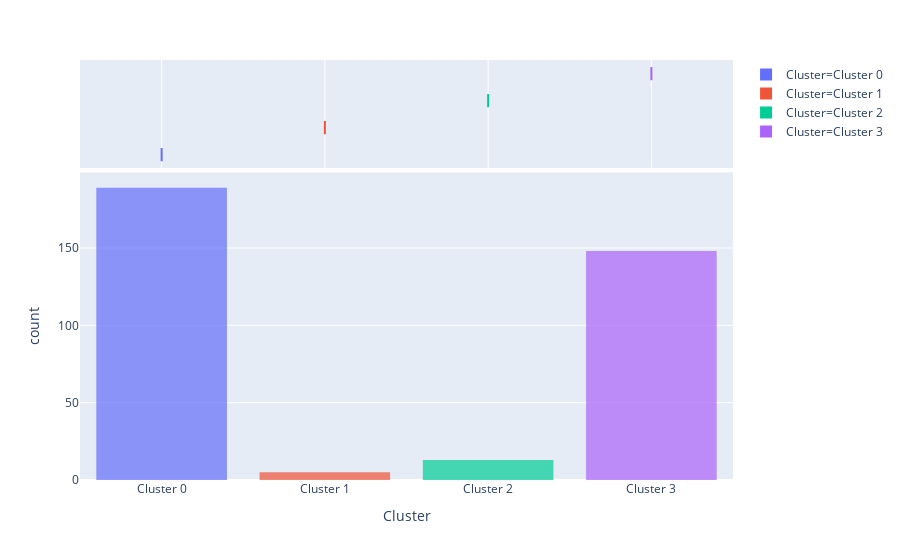

Source (notebook cell):
### Code cell
plot_model(kmeans, plot = 'distribution')

### Figure 1 — Plotly figure (JSON) as saved in the notebook; plotly's stock layout.template omitted (floating-point values rounded to 4 significant figures; data arrays with more than 128 entries replaced by an {"elided": "..."} marker saying what was removed)
{"data": [{"alignmentgroup": "True", "bingroup": "x", "hoverlabel": {"namelength": 0}, "hovertemplate": "Cluster=%{x}<br>count=%{y}", "legendgroup": "Cluster=Cluster 0", "marker": {"color": "#636efa", "opacity": 0.7}, "name": "Cluster=Cluster 0", "offsetgroup": "Cluster=Cluster 0", "orientation": "v", "showlegend": true, "type": "histogram", "x": {"elided": "189 str values"}, "xaxis": "x", "yaxis": "y"}, {"alignmentgroup": "True", "customdata": {"elided": "189x47 mixed values"}, "hoverlabel": {"namelength": 0}, "hovertemplate": "Cluster=%{customdata[46]}<br>malignant=%{customdata[0]}<br>bilateral=%{customdata[1]}<br>age=%{customdata[2]}<br>month=%{customdata[3]}<br>height(cm)=%{customdata[4]}<br>weight(kg)=%{customdata[5]}<br>BMI(kg/m?)=%{customdata[6]}<br>diabetes mellitus history=%{customdata[7]}<br>hypertension history =%{customdata[8]}<br>surgical history=%{customdata[9]}<br>smoking history=%{customdata[10]}<br>family history1=%{customdata[11]}<br>family history2=%{customdata[12]}<br>age at menarche=%{customdata[13]}<br>menstrual period=%{customdata[14]}<br>menopause=%{customdata[15]}<br>menstrual regularity=%{customdata[16]}<br>miscarriage history=%{customdata[17]}<br>pregnancy history=%{customdata[18]}<br>childbearing history=%{customdata[19]}<br>nature of  discharge=%{customdata[20]}<br>change of discharge property=%{customdata[21]}<br>discharge aperture=%{customdata[22]}<br>intraductal lesions=%{customdata[23]}<br>position=%{customdata[24]}<br>distance from nipple=%{customdata[25]}<br>shape=%{customdata[26]}<br>surface=%{customdata[27]}<br>status=%{customdata[28]}<br>quantity=%{customdata[29]}<br>distribution=%{customdata[30]}<br>nipple retraction=%{customdata[31]}<br>ductoscopy appearance=%{customdata[32]}<br>duct ectasia =%{customdata[33]}<br>number of intraductal lesions=%{customdata[34]}<br>number of cystic (anechoic) mass=%{customdata[35]}<br>number of masses=%{customdata[36]}<br>size(cm)=%{customdata[37]}<br>position.1=%{customdata[38]}<br>distance from the nipple=%{customdata[39]}<br>shape2=%{customdata[40]}<br>boundary=%{customdata[41]}<br>blood flow signal1=%{customdata[42]}<br>blood flow signal2=%{customdata[43]}<br>calcification=%{customdata[44]}<br>BI-RADS=%{customdata[45]}", "legendgroup": "Cluster=Cluster 0", "marker": {"color": "#636efa"}, "name": "Cluster=Cluster 0", "notched": true, "offsetgroup": "Cluster=Cluster 0", "showlegend": false, "type": "box", "x": {"elided": "189 str values"}, "xaxis": "x2", "yaxis": "y2"}, {"alignmentgroup": "True", "bingroup": "x", "hoverlabel": {"namelength": 0}, "hovertemplate": "Cluster=%{x}<br>count=%{y}", "legendgroup": "Cluster=Cluster 1", "marker": {"color": "#EF553B", "opacity": 0.7}, "name": "Cluster=Cluster 1", "offsetgroup": "Cluster=Cluster 1", "orientation": "v", "showlegend": true, "type": "histogram", "x": ["Cluster 1", "Cluster 1", "Cluster 1", "Cluster 1", "Cluster 1"], "xaxis": "x", "yaxis": "y"}, {"alignmentgroup": "True", "customdata": {"elided": "5x47 mixed values"}, "hoverlabel": {"namelength": 0}, "hovertemplate": "Cluster=%{customdata[46]}<br>malignant=%{customdata[0]}<br>bilateral=%{customdata[1]}<br>age=%{customdata[2]}<br>month=%{customdata[3]}<br>height(cm)=%{customdata[4]}<br>weight(kg)=%{customdata[5]}<br>BMI(kg/m?)=%{customdata[6]}<br>diabetes mellitus history=%{customdata[7]}<br>hypertension history =%{customdata[8]}<br>surgical history=%{customdata[9]}<br>smoking history=%{customdata[10]}<br>family history1=%{customdata[11]}<br>family history2=%{customdata[12]}<br>age at menarche=%{customdata[13]}<br>menstrual period=%{customdata[14]}<br>menopause=%{customdata[15]}<br>menstrual regularity=%{customdata[16]}<br>miscarriage history=%{customdata[17]}<br>pregnancy history=%{customdata[18]}<br>childbearing history=%{customdata[19]}<br>nature of  discharge=%{customdata[20]}<br>change of discharge property=%{customdata[21]}<br>discharge aperture=%{customdata[22]}<br>intraductal lesions=%{customdata[23]}<br>position=%{customdata[24]}<br>distance from nipple=%{customdata[25]}<br>shape=%{customdata[26]}<br>surface=%{customdata[27]}<br>status=%{customdata[28]}<br>quantity=%{customdata[29]}<br>distribution=%{customdata[30]}<br>nipple retraction=%{customdata[31]}<br>ductoscopy appearance=%{customdata[32]}<br>duct ectasia =%{customdata[33]}<br>number of intraductal lesions=%{customdata[34]}<br>number of cystic (anechoic) mass=%{customdata[35]}<br>number of masses=%{customdata[36]}<br>size(cm)=%{customdata[37]}<br>position.1=%{customdata[38]}<br>distance from the nipple=%{customdata[39]}<br>shape2=%{customdata[40]}<br>boundary=%{customdata[41]}<br>blood flow signal1=%{customdata[42]}<br>blood flow signal2=%{customdata[43]}<br>calcification=%{customdata[44]}<br>BI-RADS=%{customdata[45]}", "legendgroup": "Cluster=Cluster 1", "marker": {"color": "#EF553B"}, "name": "Cluster=Cluster 1", "notched": true, "offsetgroup": "Cluster=Cluster 1", "showlegend": false, "type": "box", "x": ["Cluster 1", "Cluster 1", "Cluster 1", "Cluster 1", "Cluster 1"], "xaxis": "x2", "yaxis": "y2"}, {"alignmentgroup": "True", "bingroup": "x", "hoverlabel": {"namelength": 0}, "hovertemplate": "Cluster=%{x}<br>count=%{y}", "legendgroup": "Cluster=Cluster 2", "marker": {"color": "#00cc96", "opacity": 0.7}, "name": "Cluster=Cluster 2", "offsetgroup": "Cluster=Cluster 2", "orientation": "v", "showlegend": true, "type": "histogram", "x": ["Cluster 2", "Cluster 2", "Cluster 2", "Cluster 2", "Cluster 2", "Cluster 2", "Cluster 2", "Cluster 2", "Cluster 2", "Cluster 2", "Cluster 2", "Cluster 2", "Cluster 2"], "xaxis": "x", "yaxis": "y"}, {"alignmentgroup": "True", "customdata": {"elided": "13x47 mixed values"}, "hoverlabel": {"namelength": 0}, "hovertemplate": "Cluster=%{customdata[46]}<br>malignant=%{customdata[0]}<br>bilateral=%{customdata[1]}<br>age=%{customdata[2]}<br>month=%{customdata[3]}<br>height(cm)=%{customdata[4]}<br>weight(kg)=%{customdata[5]}<br>BMI(kg/m?)=%{customdata[6]}<br>diabetes mellitus history=%{customdata[7]}<br>hypertension history =%{customdata[8]}<br>surgical history=%{customdata[9]}<br>smoking history=%{customdata[10]}<br>family history1=%{customdata[11]}<br>family history2=%{customdata[12]}<br>age at menarche=%{customdata[13]}<br>menstrual period=%{customdata[14]}<br>menopause=%{customdata[15]}<br>menstrual regularity=%{customdata[16]}<br>miscarriage history=%{customdata[17]}<br>pregnancy history=%{customdata[18]}<br>childbearing history=%{customdata[19]}<br>nature of  discharge=%{customdata[20]}<br>change of discharge property=%{customdata[21]}<br>discharge aperture=%{customdata[22]}<br>intraductal lesions=%{customdata[23]}<br>position=%{customdata[24]}<br>distance from nipple=%{customdata[25]}<br>shape=%{customdata[26]}<br>surface=%{customdata[27]}<br>status=%{customdata[28]}<br>quantity=%{customdata[29]}<br>distribution=%{customdata[30]}<br>nipple retraction=%{customdata[31]}<br>ductoscopy appearance=%{customdata[32]}<br>duct ectasia =%{customdata[33]}<br>number of intraductal lesions=%{customdata[34]}<br>number of cystic (anechoic) mass=%{customdata[35]}<br>number of masses=%{customdata[36]}<br>size(cm)=%{customdata[37]}<br>position.1=%{customdata[38]}<br>distance from the nipple=%{customdata[39]}<br>shape2=%{customdata[40]}<br>boundary=%{customdata[41]}<br>blood flow signal1=%{customdata[42]}<br>blood flow signal2=%{customdata[43]}<br>calcification=%{customdata[44]}<br>BI-RADS=%{customdata[45]}", "legendgroup": "Cluster=Cluster 2", "marker": {"color": "#00cc96"}, "name": "Cluster=Cluster 2", "notched": true, "offsetgroup": "Cluster=Cluster 2", "showlegend": false, "type": "box", "x": ["Cluster 2", "Cluster 2", "Cluster 2", "Cluster 2", "Cluster 2", "Cluster 2", "Cluster 2", "Cluster 2", "Cluster 2", "Cluster 2", "Cluster 2", "Cluster 2", "Cluster 2"], "xaxis": "x2", "yaxis": "y2"}, {"alignmentgroup": "True", "bingroup": "x", "hoverlabel": {"namelength": 0}, "hovertemplate": "Cluster=%{x}<br>count=%{y}", "legendgroup": "Cluster=Cluster 3", "marker": {"color": "#ab63fa", "opacity": 0.7}, "name": "Cluster=Cluster 3", "offsetgroup": "Cluster=Cluster 3", "orientation": "v", "showlegend": true, "type": "histogram", "x": {"elided": "148 str values"}, "xaxis": "x", "yaxis": "y"}, {"alignmentgroup": "True", "customdata": {"elided": "148x47 mixed values"}, "hoverlabel": {"namelength": 0}, "hovertemplate": "Cluster=%{customdata[46]}<br>malignant=%{customdata[0]}<br>bilateral=%{customdata[1]}<br>age=%{customdata[2]}<br>month=%{customdata[3]}<br>height(cm)=%{customdata[4]}<br>weight(kg)=%{customdata[5]}<br>BMI(kg/m?)=%{customdata[6]}<br>diabetes mellitus history=%{customdata[7]}<br>hypertension history =%{customdata[8]}<br>surgical history=%{customdata[9]}<br>smoking history=%{customdata[10]}<br>family history1=%{customdata[11]}<br>family history2=%{customdata[12]}<br>age at menarche=%{customdata[13]}<br>menstrual period=%{customdata[14]}<br>menopause=%{customdata[15]}<br>menstrual regularity=%{customdata[16]}<br>miscarriage history=%{customdata[17]}<br>pregnancy history=%{customdata[18]}<br>childbearing history=%{customdata[19]}<br>nature of  discharge=%{customdata[20]}<br>change of discharge property=%{customdata[21]}<br>discharge aperture=%{customdata[22]}<br>intraductal lesions=%{customdata[23]}<br>position=%{customdata[24]}<br>distance from nipple=%{customdata[25]}<br>shape=%{customdata[26]}<br>surface=%{customdata[27]}<br>status=%{customdata[28]}<br>quantity=%{customdata[29]}<br>distribution=%{customdata[30]}<br>nipple retraction=%{customdata[31]}<br>ductoscopy appearance=%{customdata[32]}<br>duct ectasia =%{customdata[33]}<br>number of intraductal lesions=%{customdata[34]}<br>number of cystic (anechoic) mass=%{customdata[35]}<br>number of masses=%{customdata[36]}<br>size(cm)=%{customdata[37]}<br>position.1=%{customdata[38]}<br>distance from the nipple=%{customdata[39]}<br>shape2=%{customdata[40]}<br>boundary=%{customdata[41]}<br>blood flow signal1=%{customdata[42]}<br>blood flow signal2=%{customdata[43]}<br>calcification=%{customdata[44]}<br>BI-RADS=%{customdata[45]}", "legendgroup": "Cluster=Cluster 3", "marker": {"color": "#ab63fa"}, "name": "Cluster=Cluster 3", "notched": true, "offsetgroup": "Cluster=Cluster 3", "showlegend": false, "type": "box", "x": {"elided": "148 str values"}, "xaxis": "x2", "yaxis": "y2"}], "layout": {"barmode": "relative", "legend": {"tracegroupgap": 0}, "margin": {"t": 60}, "xaxis": {"anchor": "y", "categoryarray": ["Cluster 0", "Cluster 1", "Cluster 2", "Cluster 3"], "categoryorder": "array", "domain": [0, 1], "title": {"text": "Cluster"}}, "xaxis2": {"anchor": "y2", "domain": [0, 1], "matches": "x", "showgrid": true, "showticklabels": false}, "yaxis": {"anchor": "x", "domain": [0, 0.7326], "title": {"text": "count"}}, "yaxis2": {"anchor": "x2", "domain": [0.7426, 1], "matches": "y2", "showgrid": false, "showline": false, "showticklabels": false, "ticks": ""}}}
